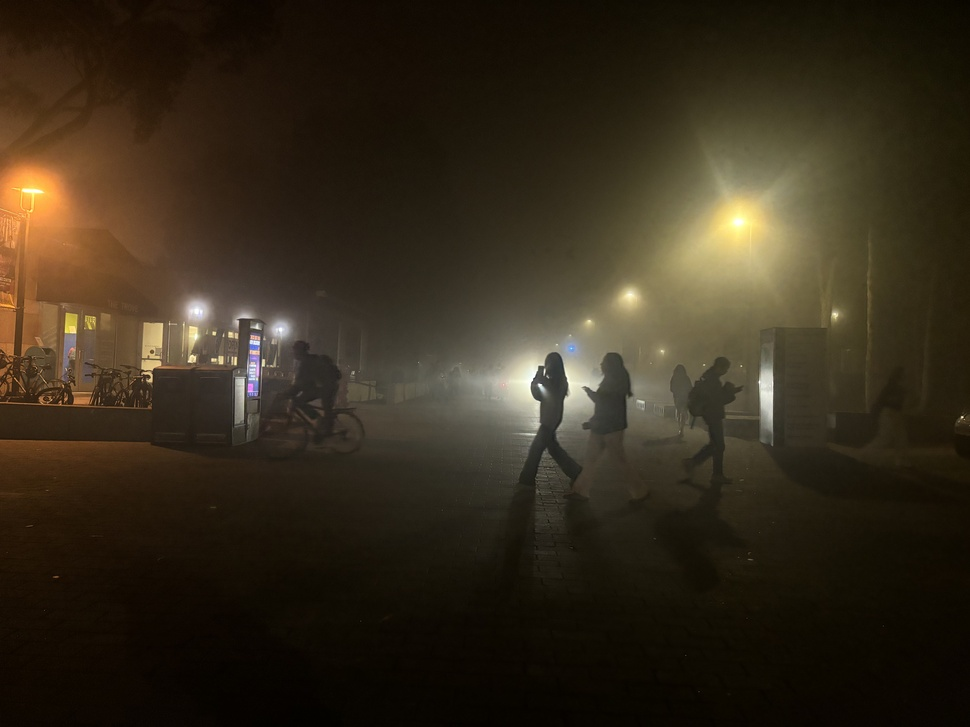
#> input picture dehaze/data/real_haze/IMG_0188.jpg, 970 x 727 px, shrunk from 5712 x 4284 before the run
$ python -i dcp.py   (imports and definitions only)
#> lines starting #> are read from the running program, lines starting #| are printed output that depends on the picture
# src/algorithms/dcp.py
import cv2
import numpy as np


class DCPDehazer:

    def __init__(
        self,
        patch_size: int = 15,
        omega: float = 0.95,
        t0: float = 0.1,
        use_guided_filter: bool = True,
        guided_radius: int = 40,
        guided_eps: float = 1e-3,
    ):

        if patch_size % 2 == 0:
            raise ValueError("patch_size must be odd.")
        self.patch_size = patch_size
        self.omega = omega
        self.t0 = t0
        self.use_guided_filter = use_guided_filter
        self.guided_radius = guided_radius
        self.guided_eps = guided_eps


    @staticmethod
    def _to_float(img: np.ndarray) -> np.ndarray:
        """uint8 -> float32, [0,1]"""
        if img is None:
            raise ValueError("Input image is None.")
        if img.dtype == np.uint8:
            return img.astype(np.float32) / 255.0
        return img.astype(np.float32)

    @staticmethod
    def _to_uint8(img: np.ndarray) -> np.ndarray:
        """float32 [0,1] -> uint8 [0,255]"""
        img = np.clip(img * 255.0, 0, 255)
        return img.astype(np.uint8)


    def dark_channel(self, img: np.ndarray) -> np.ndarray:

        min_per_pixel = np.min(img, axis=2)

        kernel = cv2.getStructuringElement(
            cv2.MORPH_RECT, (self.patch_size, self.patch_size)
        )
        dark = cv2.erode(min_per_pixel, kernel)
        return dark

    def estimate_atmospheric_light(
        self, img: np.ndarray, dark: np.ndarray
    ) -> np.ndarray:

        h, w = dark.shape
        n_pixels = h * w
        n_search = max(int(n_pixels * 0.001), 1)

        dark_vec = dark.reshape(-1)
        img_vec = img.reshape(-1, 3)

        # 暗通道值从小到大排序，取最亮的 n_search 个
        indices = np.argsort(dark_vec)[-n_search:]
        candidates = img_vec[indices]

        # 在这些候选中，取亮度 (R+G+B) 最大的一个像素作为 A
        intensity = np.sum(candidates, axis=1)
        A = candidates[np.argmax(intensity)]
        return A  # (3,)

    def estimate_transmission(self, img: np.ndarray, A: np.ndarray) -> np.ndarray:

        normed = img / A.reshape(1, 1, 3)
        normed_dark = self.dark_channel(normed)
        t = 1.0 - self.omega * normed_dark
        return t

    def refine_transmission(self, img: np.ndarray, t: np.ndarray) -> np.ndarray:

        if not self.use_guided_filter:
            return t

        # 用灰度图作为引导图
        gray = cv2.cvtColor(self._to_uint8(img), cv2.COLOR_BGR2GRAY).astype(
            np.float32
        ) / 255.0

        try:

            guided = cv2.ximgproc.guidedFilter(
                guide=gray,
                src=t.astype(np.float32),
                radius=self.guided_radius,
                eps=self.guided_eps,
            )
            return guided
        except Exception:
            ksize = max(3, self.guided_radius // 2 * 2 + 1)  # 确保为奇数
            return cv2.blur(t.astype(np.float32), (ksize, ksize))

    def recover(self, img: np.ndarray, t: np.ndarray, A: np.ndarray) -> np.ndarray:
        t = np.clip(t, self.t0, 1.0)
        t = t[:, :, np.newaxis]  # (H,W,1)

        J = (img - A.reshape(1, 1, 3)) / t + A.reshape(1, 1, 3)
        J = np.clip(J, 0.0, 1.0)
        return J


    def dehaze(self, img_bgr: np.ndarray) -> np.ndarray:

        img = self._to_float(img_bgr)

        dark = self.dark_channel(img)
        A = self.estimate_atmospheric_light(img, dark)
        t = self.estimate_transmission(img, A)
        t_refined = self.refine_transmission(img, t)
        J = self.recover(img, t_refined, A)

        return self._to_uint8(J)

    def __call__(self, img_bgr: np.ndarray) -> np.ndarray:
        return self.dehaze(img_bgr)


# [19 lines left out: function dehaze, not called in this run]

>>> import cv2
>>> picture = cv2.imread('../../data/real_haze/IMG_0188.jpg')
#> picture is the input picture: shape (727, 970, 3); mean B, G, R 28, 43.8, 53.5
>>> result = DCPDehazer().dehaze(picture)
#> in dark_channel, `min_per_pixel = np.min(img, axis=2)`:
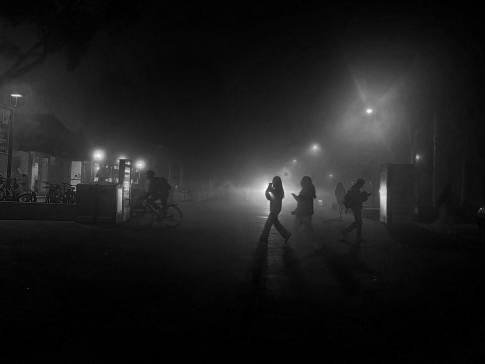
#> min_per_pixel: shape (727, 970) float32 (shown at 1/2 size); min 0, max 0.996, mean 0.109
#> in dark_channel, `dark = cv2.erode(min_per_pixel, kernel)`:
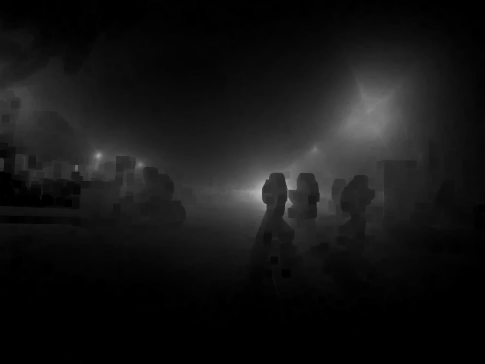
#> dark: shape (727, 970) float32 (shown at 1/2 size); min 0, max 0.741, mean 0.082
#> in estimate_atmospheric_light, `indices = np.argsort(dark_vec)[-n_search:]`: indices = 705 values, max 397262 at index 67, min 299926 at index 74, mean 370361.3
#> in estimate_atmospheric_light, `candidates = img_vec[indices]`: candidates = 705 rows, first 8: [0.671, 0.784, 0.804], [0.671, 0.753, 0.761], [0.667, 0.706, 0.773], [0.675, 0.757, 0.761], [0.667, 0.725, 0.788], [0.671, 0.761, 0.769], [0.698, 0.812, 0.839], [0.682, 0.761, 0.765]
#> in estimate_atmospheric_light, `intensity = np.sum(candidates, axis=1)`: intensity = 705 values, max 3 at index 74, min 2 at index 45, mean 2.45
#> in estimate_atmospheric_light, `A = candidates[np.argmax(intensity)]`: A = [1, 1, 0.996]
#> in estimate_transmission, `t = 1.0 - self.omega * normed_dark`:
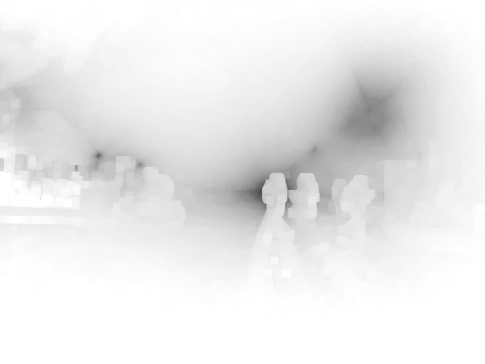
#> t: shape (727, 970) float32 (shown at 1/2 size); min 0.296, max 1, mean 0.922
#> in refine_transmission, `gray = cv2.cvtColor(self._to_uint8(img), cv2.COLOR_BGR2GRAY).astype( n..`:
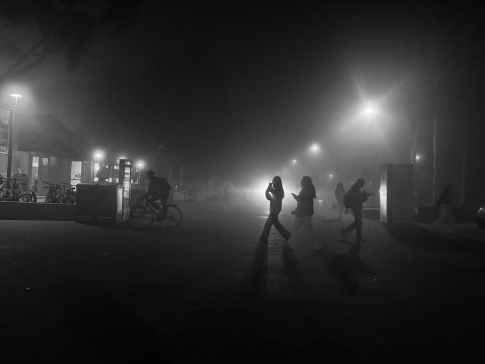
#> gray: shape (727, 970) float32 (shown at 1/2 size); min 0.00392, max 1, mean 0.176
#> in recover, `J = (img - A.reshape(1, 1, 3)) / t + A.reshape(1, 1, 3)`:
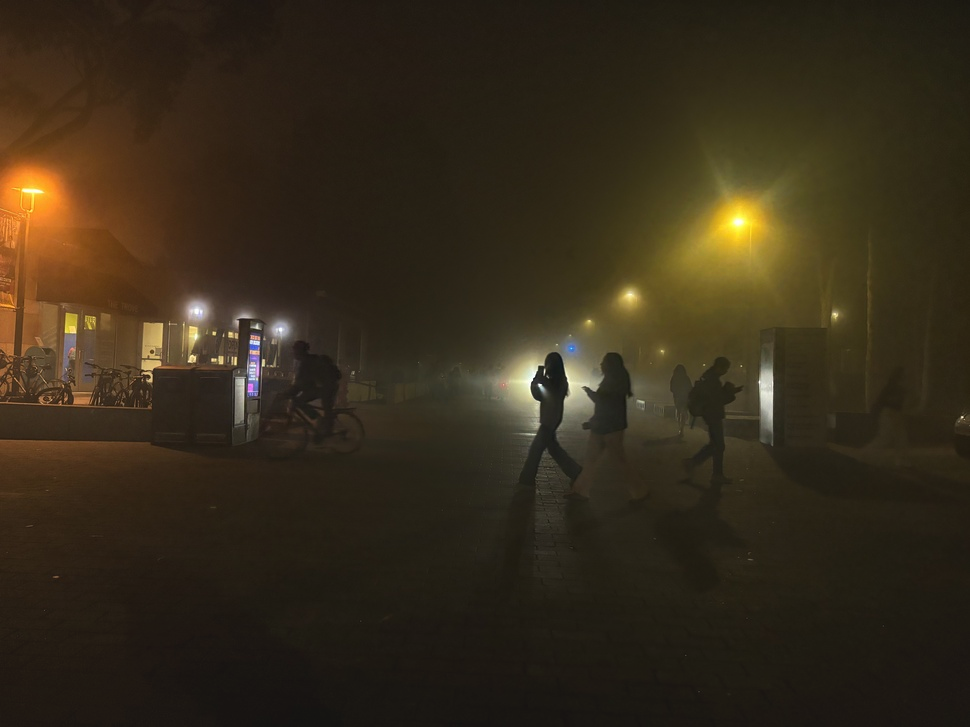
#> J: shape (727, 970, 3) float32; mean B, G, R 0.0389, 0.111, 0.154; drawn with min black and max white

$ run again, on dehaze/data/real_haze/IMG_0191.jpg
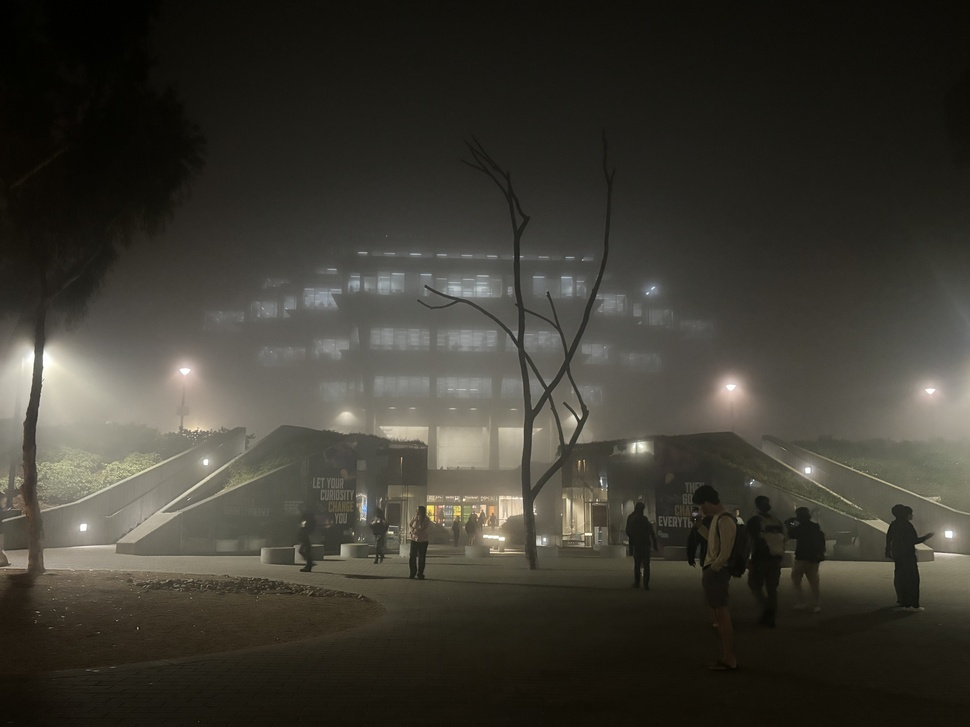
#> input picture dehaze/data/real_haze/IMG_0191.jpg, 970 x 727 px, shrunk from 5712 x 4284 before the run
#> picture is the input picture: shape (727, 970, 3); mean B, G, R 50.7, 59.1, 61.6
#> in dark_channel, `dark = cv2.erode(min_per_pixel, kernel)`:
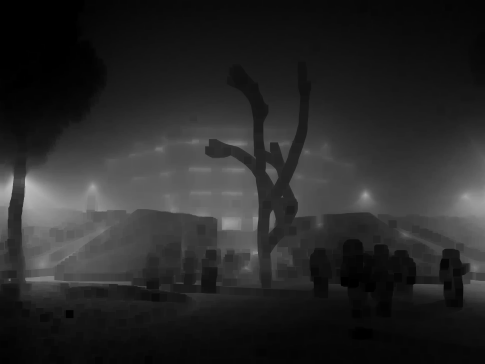
#> dark: shape (727, 970) float32 (shown at 1/2 size); min 0, max 0.769, mean 0.157
#> indices = 705 values, max 386118 at index 31, min 348256 at index 200, mean 366988.2
#> candidates = 705 rows, first 8: [0.714, 0.761, 0.776], [0.714, 0.792, 0.812], [0.714, 0.792, 0.812], [0.714, 0.792, 0.812], [0.718, 0.765, 0.78], [0.722, 0.769, 0.784], [0.725, 0.773, 0.788], [0.71, 0.788, 0.808]
#> intensity = 705 values, max 2.96 at index 597, min 2.25 at index 0, mean 2.47
#> in estimate_atmospheric_light, `A = candidates[np.argmax(intensity)]`: A = [0.961, 1, 1]
#> in recover, `J = (img - A.reshape(1, 1, 3)) / t + A.reshape(1, 1, 3)`:
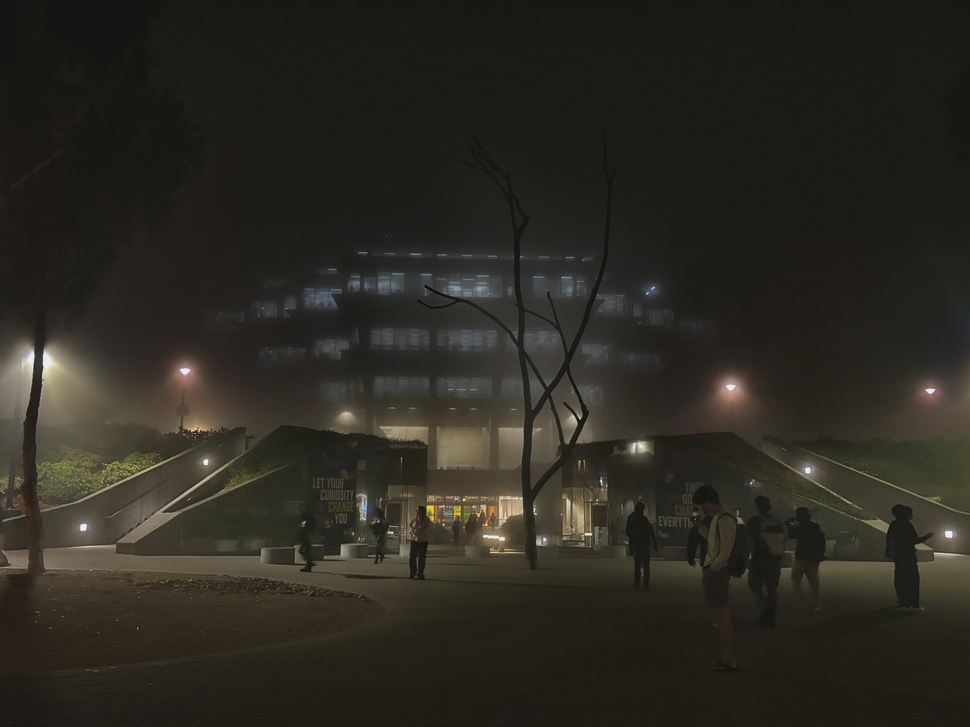
#> J: shape (727, 970, 3) float32; mean B, G, R 0.0691, 0.102, 0.115; drawn with min black and max white

$ run again, on dehaze/data/real_haze/IMG_1033.jpg
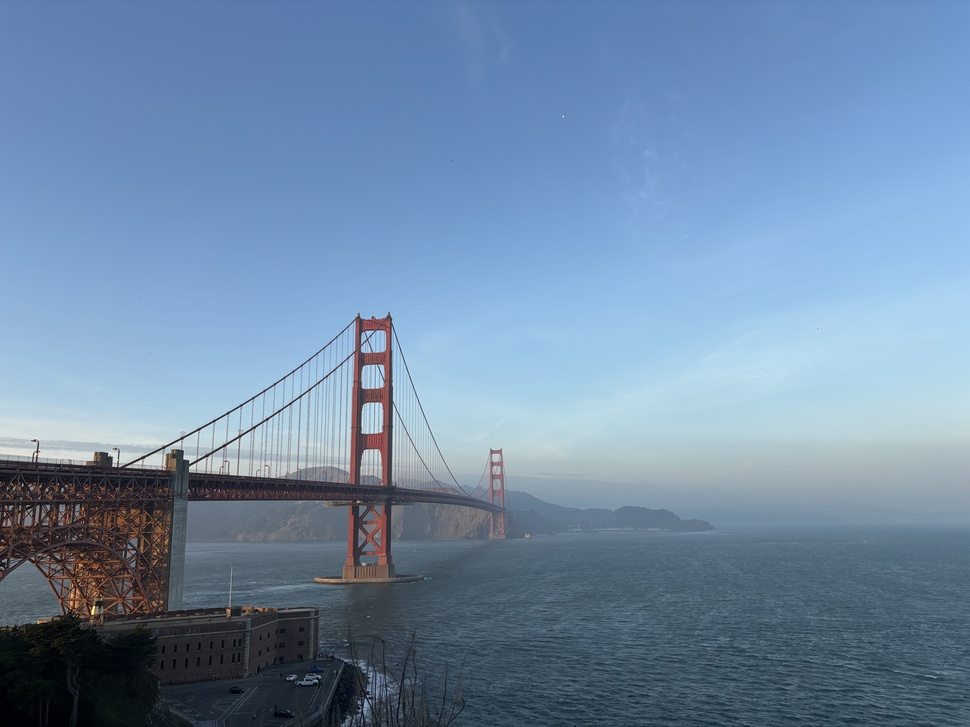
#> input picture dehaze/data/real_haze/IMG_1033.jpg, 970 x 727 px, shrunk from 5712 x 4284 before the run
#> picture is the input picture: shape (727, 970, 3); mean B, G, R 166.8, 138.4, 111.8
#> in dark_channel, `dark = cv2.erode(min_per_pixel, kernel)`:
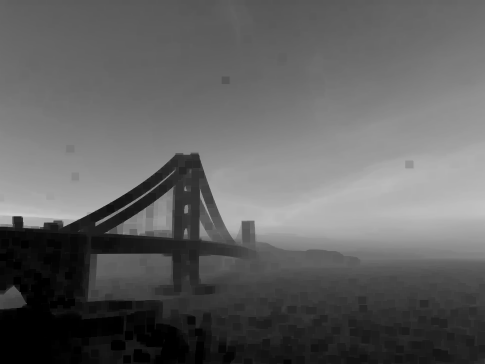
#> dark: shape (727, 970) float32 (shown at 1/2 size); min 0, max 0.796, mean 0.379
#> indices = 705 values, max 423047 at index 41, min 410310 at index 61, mean 417019.2
#> candidates = 705 rows, first 8: [0.867, 0.851, 0.808], [0.867, 0.855, 0.8], [0.867, 0.855, 0.8], [0.871, 0.851, 0.792], [0.867, 0.847, 0.788], [0.867, 0.855, 0.796], [0.875, 0.855, 0.796], [0.882, 0.859, 0.816]
#> intensity = 705 values, max 2.58 at index 56, min 2.48 at index 39, mean 2.53
#> in estimate_atmospheric_light, `A = candidates[np.argmax(intensity)]`: A = [0.878, 0.871, 0.827]
#> in recover, `J = np.clip(J, 0.0, 1.0)`:
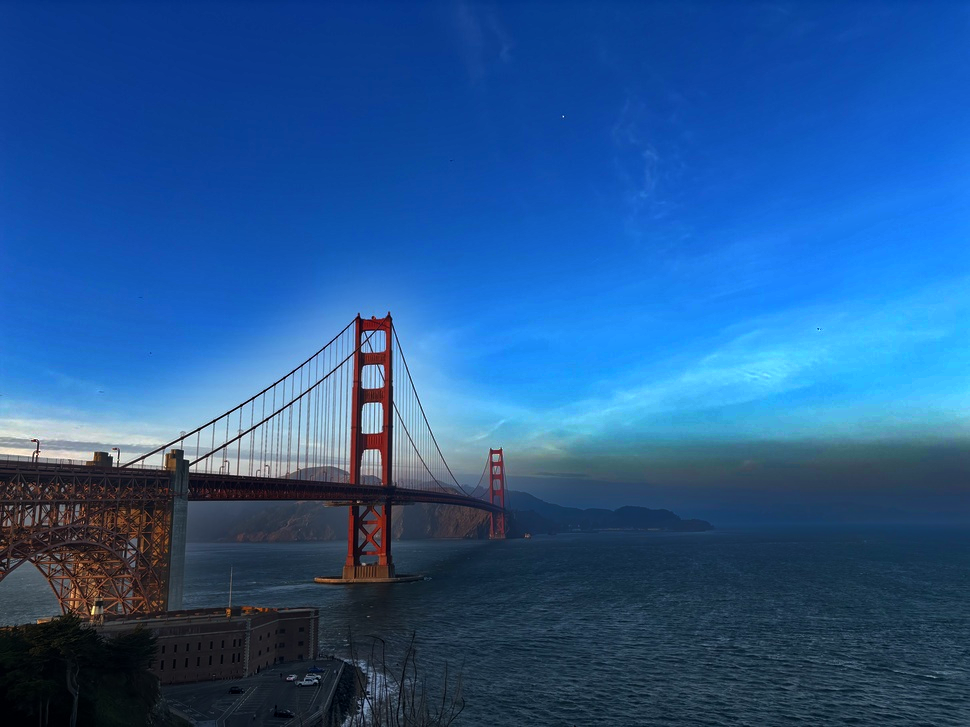
#> J: shape (727, 970, 3) float32; mean B, G, R 0.574, 0.346, 0.148
